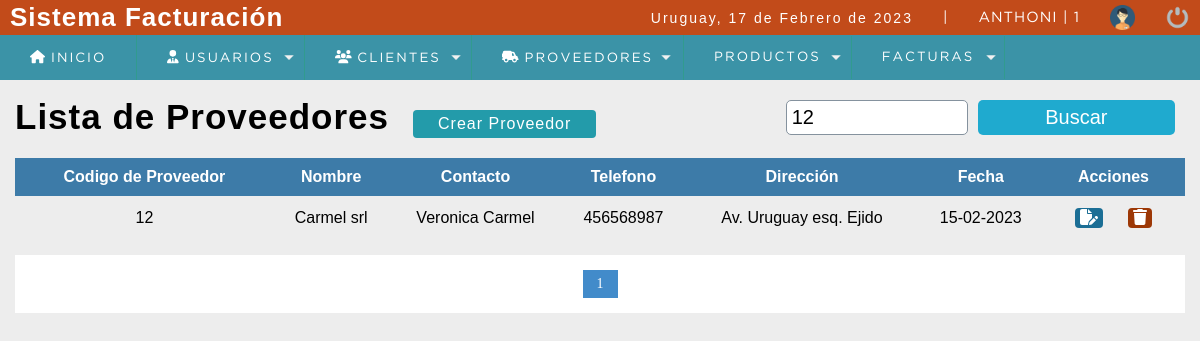
Page /sistema/buscar_proveedor.php?busqueda=12 (signed in) on the committed database.
### tables this page shows
CREATE TABLE `proveedor` (
  `codproveedor` int(11) NOT NULL,
  `proveedor` varchar(100) DEFAULT NULL,
  `contacto` varchar(100) DEFAULT NULL,
  `telefono` bigint(11) DEFAULT NULL,
  `direccion` text DEFAULT NULL,
  `date_add` datetime NOT NULL DEFAULT current_timestamp(),
  `usuario_id` int(11) NOT NULL,
  `estatus` int(11) NOT NULL DEFAULT 1
);

### sistema/buscar_proveedor.php (the view, shortened to what this page needs)
	<?php
		include "../conexion.php";
	 ?>
	<!DOCTYPE html>
	<html lang="en">
	<head>
		<?php include "includes/scripts.php"; ?>
	</head>
	<body>
		<?php include "includes/header.php"; ?>
		<section id="container">
			<?php
			$busqueda = strtolower($_REQUEST['busqueda']);
			 ?>
				<h1>Lista de Proveedores</h1>
				<a href="registro_proveedor.php" class="btn_new"> Crear Proveedor</a>
				<form action="buscar_proveedor.php" method="GET" class="form_search">
					<input type="text" name="busqueda" id="busqueda" placeholder="Buscar" value="<?php echo $busqueda; ?>">
					<input type="submit" value="Buscar" class="btn_search">
				</form>
				<table>
					<tr>
						<th>Codigo de Proveedor</th>
						<th>Nombre</th>
						<th>Contacto</th>
						<th>Telefono</th>
						<th>Dirección</th>
						<th>Fecha</th>
						<th>Acciones</th>
					</tr>
					<?php
					$sql_register = mysqli_query($conection, "SELECT COUNT(*) as total_registro 					FROM proveedor
											WHERE (codproveedor LIKE '%$busqueda%' OR
											       proveedor LIKE '%$busqueda%' OR
												   contacto LIKE '%$busqueda%' OR
												   telefono LIKE '%$busqueda%' OR
												   direccion LIKE '%$busqueda%')
										    AND estatus = 1");
					$result_register = mysqli_fetch_array($sql_register);
					$total_registro = $result_register['total_registro'];
					$por_pagina = 5;
					if(empty($_GET['pagina']))
					{
						$pagina = 1;
					}else{
						$pagina = $_GET['pagina'];
					}
					$desde = ($pagina -1) * $por_pagina;
					$total_pagina = ceil($total_registro / $por_pagina);
						$query = mysqli_query($conection,"SELECT * FROM proveedor
														  WHERE (codproveedor LIKE '%$busqueda%' OR
															   proveedor LIKE '%$busqueda%' OR
															   contacto LIKE '%$busqueda%' OR
															   telefono LIKE '%$busqueda%' OR
															   direccion LIKE '%$busqueda%' )
								AND estatus =1 ORDER BY codproveedor LIMIT $desde,$por_pagina");
						$result = mysqli_num_rows($query);
						if($result > 0){
							while ($data = mysqli_fetch_array($query)) {
								$formato = 'Y-m-d H:i:s';
								$fecha = DateTime::createFromFormat($formato,$data["date_add"])
					?>
					<tr>
						<td><?php echo $data["codproveedor"]; ?></td>
						<td><?php echo $data["proveedor"]; ?></td>
						<td><?php echo $data["contacto"]; ?></td>
						<td><?php echo $data["telefono"]; ?></td>
						<td><?php echo $data["direccion"]; ?></td>
						<td><?php echo $fecha->format('d-m-Y'); ?></td>
						<td>
							<a class="link_edit" href="editar_proveedor.php?id=<?php echo $data["codproveedor"];?>"><i class="fa-solid fa-file-pen"></i></a>
							<?php
								if($_SESSION['rol'] == 1){
							?>
							<a class="link_delete" href="eliminar_confirmar_proveedor.php?id=<?php echo $data["codproveedor"];?>"><i class="fa-solid fa-trash"></i></a>
							<?php } ?>
						</td>
					</tr>
					<?php
						}
						}
					 ?>
				</table>
<?php
	if($total_registro != 0)
	{
 ?>
				<div class="paginador">
					<ul>
					<?php
						for($i=1; $i <= $total_pagina; $i++){
							if($i == $pagina)
							{
								echo '<li class="pageSelected">'.$i.'</li>';
							}else{
								echo '<li><a href="?pagina='.$i.'&busqueda='.$busqueda.'">'.$i.'</a></li>';
							}
						}
					 ?>
					</ul>
				</div>
<?php } ?>
		</section>
	</body>
	</html>

### sistema/css/style.css (style rules this page uses)
* { margin: 0; padding: 0; box-sizing: border-box; }
body { background: #ededed; }
h1, h2, h3, h4, h5, h6 { font-family: 'arial'; font-weight: bold; letter-spacing: 1px; }
h1 { font-size: 26px; }
a { text-decoration: none; font-family: arial; letter-spacing: 1px; }
#container { padding: 90px 15px 15px; }
form { background: #FFF; margin: auto; padding: 20px 50px; border: 10 px solid #d1d1d1; border-radius: 5px; }
input,select { display: block; width: 100%; font-size: 15pt; padding: 5px; border: 1px solid #85929e; border-radius: 5px; }
#container h1 { font-size: 35px; display: inline-block; }
.btn_new { display: inline-block; background: #239baa; color: #FFF; padding: 5px 25px; border-radius: 4px; margin: 20px; }
table { border-collapse: collapse; font-size: 12pt; font-family: 'Arial'; width: 100% }
table th { text-align: left; padding: 10px; background: #3d7ba8; color: #FFF; text-align: center; }
table tr:nth-child(odd) { background: #FFF; }
table td { padding: 2px; text-align: center; }
.link_edit { background: #1B6E95; color: #FFF; padding: 1px 5px; border-radius: 4px; margin: 10px; display: inline-block; }
.link_delete { background: #9D3806; color: #FFF; padding: 1px 5px; border-radius: 4px; margin: 10px; display: inline-block; }
.paginador ul { padding: 15px; list-style: none; background: #FFF; margin-top: 15px; display: -webkit-flex; display: -moz-flex; display: -ms-flex; display: -o-flex; display: flex; justify-content: center; }
.paginador a, .pageSelected { color: #428bca; border: 1px solid #ddd; padding: 5px; display: inline-block; font-size: 14px; text-align: center; width: 35px; }
.pageSelected { color: #FFF; background: #428bca; border: 1px solid #428bca; }
.form_search { display: -webkit-flex; display: -moz-flex; display: -ms-flex; display: -o-flex; display: flex; float: right; background: initial; padding: 10px; border-radius: 10px; }
.form_search .btn_search { background: #1faacf; color: #FFF; padding: 0 20px; border: 0; cursor: pointer; margin-left: 10px; }

### rows in the picture
proveedor: codproveedor "12", proveedor "Carmel srl", contacto "Veronica Carmel", telefono "456568987", direccion "Av. Uruguay esq. Ejido", date_add "15-02-2023"

### other values in the picture
fechaC() "17 de Febrero de 2023"
$_SESSION['user'] "ANTHONI"
$_SESSION['rol'] "1"
